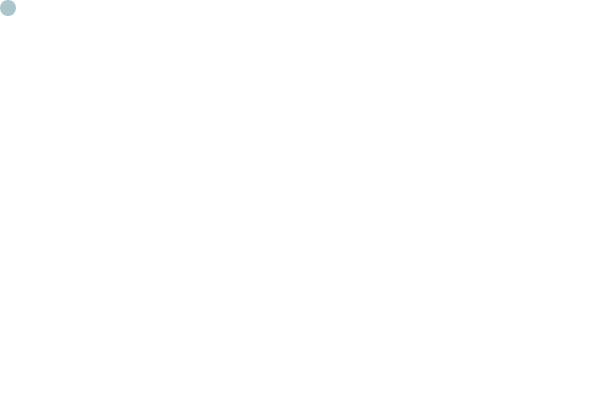
Frame 1 (no input)
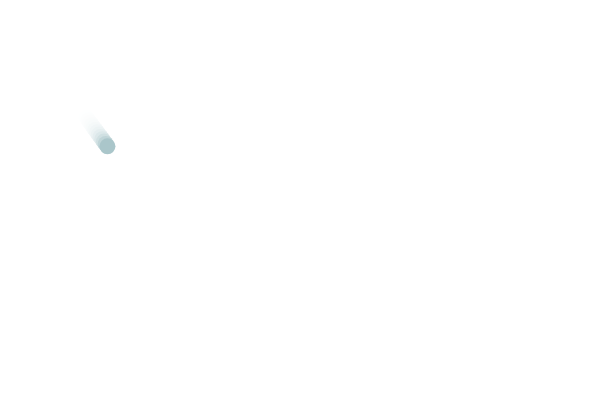
Frame 60 (no input)
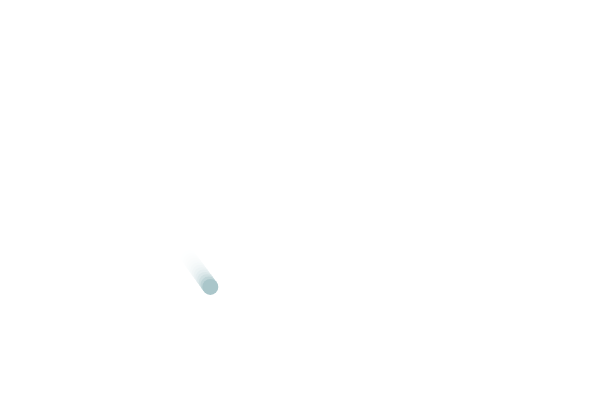
Frame 120 (the mouse pressed at the canvas centre since frame 60)

The p5.js sketch that drew these frames (run headless with seeded random() and noise() and a simulated clock; from frame 60 on, the mouse is pressed at the canvas centre):

// p5.js sketch
// ── sketch.js
let largura = 600;
let altura = 400;
let bolinhas = [];

class Bolinha {
  constructor(x, y) {
    this.x = x;
    this.y = y;
    this.passoX = random(-4, 4);
    this.passoY = random(-4, 4);

    this.diametro = 16;
    this.raio = this.diametro / 2;
  }

  atualizaX() {
    this.x += this.passoX;

    let bateuNaDireita = this.x + this.raio >= largura;
    let bateuNaEsquerda = this.x - this.raio <= 0;

    if (bateuNaDireita) {
      this.x = largura - this.raio;
      this.passoX *= -1;
    }

    if (bateuNaEsquerda) {
      this.x = this.raio;
      this.passoX *= -1;
    }
  }

  atualizaY() {
    this.y += this.passoY;

    let bateuEmbaixo = this.y + this.raio >= altura;
    let bateuEmCima = this.y - this.raio <= 0;

    if (bateuEmbaixo) {
      this.y = altura - this.raio;
      this.passoY *= -1;
    }

    if (bateuEmCima) {
      this.y = this.raio;
      this.passoY *= -1;
    }
  }

  desenha() {
    circle(this.x, this.y, this.diametro);
  }

  atualiza() {
    this.atualizaX();
    this.atualizaY();
    this.desenha();
  }
}

function setup() {
  createCanvas(largura, altura);
  noStroke();
  fill("#aac6ca");

  let bolinha = new Bolinha(0, 0);
  bolinhas.push(bolinha);
}

function draw() {
  background("rgba(255,255,255,.25)");

  for (let bolinha of bolinhas) {
    bolinha.atualiza();
  }
}

function mouseClicked() {
  let bolinha = new Bolinha(mouseX, mouseY);
  bolinhas.push(bolinha);
}

// ── bolinhas.html
<!DOCTYPE html>
<html lang="en">
  <head>
    <meta charset="UTF-8" />
    <meta name="viewport" content="width=device-width, initial-scale=1.0" />
    <title>Bolinhas</title>
    <script src="https://cdnjs.cloudflare.com/ajax/libs/p5.js/0.10.2/p5.js"></script>
    <script src="sketch.js"></script>
    <style>
      body {
        user-select: none;
      }
      canvas {
        outline: 1px solid black;
      }
    </style>
  </head>
  <body>
    <p>Cique para adicionar bolinhas 👇</p>
  </body>
</html>
